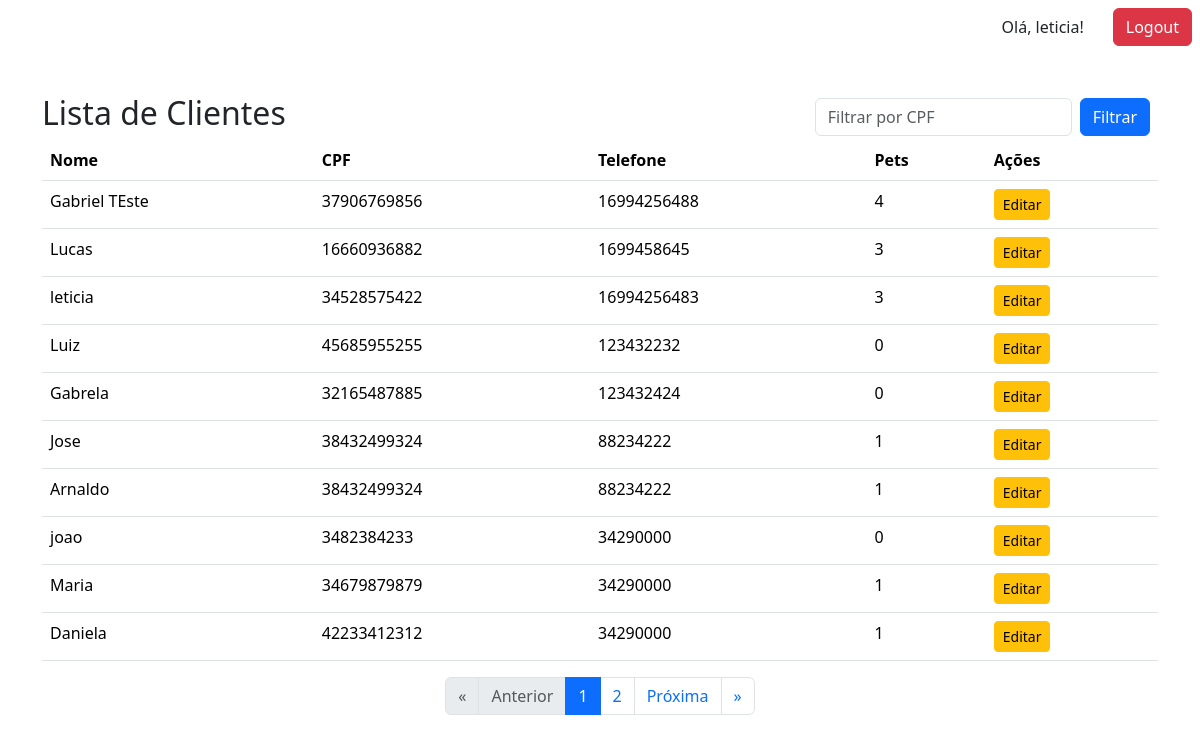
The app's page /clientes/ (signed in) with its own data.
### core/models.py (models this page shows, shortened)
class Cliente(models.Model):
    usuario = models.OneToOneField(User,
                                   on_delete=models.CASCADE,
                                   related_name='cliente', null=True)
    nome = models.CharField(max_length=100)
    cpf = models.CharField(max_length=11, blank=True, null=True)
    telefone = models.CharField(max_length=15)
    email = models.EmailField()
    endereco = models.TextField()

### core/views.py (the view)
# urls.py: path('clientes/', views.lista_clientes, name='lista_clientes'),
@login_required(login_url='login')
def lista_clientes(request):
    filtro_cpf = request.GET.get('cpf', '')
    clientes_qs = Cliente.objects.all().prefetch_related('animais')
    if filtro_cpf:
        clientes_qs = clientes_qs.filter(cpf__icontains=filtro_cpf)
    paginator = Paginator(clientes_qs, 10)  # 10 clientes por página
    page_number = request.GET.get('page')
    clientes = paginator.get_page(page_number)
    return render(request, 'cliente/lista_clientes.html', {
        'clientes': clientes,
        'filtro_cpf': filtro_cpf
    })

### templates/cliente/lista_clientes.html (shortened to what this page needs)
{% extends "base.html" %}
{% block content %}
<div class="page-header d-flex justify-content-between align-items-center">
    <h2 class="page-title">Lista de Clientes</h2>
    <form method="get" class="d-flex">
        <input type="text" name="cpf" value="{{ filtro_cpf }}"
            class="form-control me-2" placeholder="Filtrar por CPF">
        <button type="submit" class="btn btn-primary me-2">Filtrar</button>
    </form>
</div>
<table class="table">
    <thead>
        <tr>
            <th>Nome</th>
            <th>CPF</th>
            <th>Telefone</th>
            <th>Pets</th>
            <th>Ações</th>
        </tr>
    </thead>
    <tbody>
    {% for cliente in clientes %}
        <tr>
            <td>{{ cliente.nome }}</td>
            <td>{{ cliente.cpf }}</td>
            <td>{{ cliente.telefone }}</td>
            <td>{{ cliente.animais.all.count }}</td>
            <td>
                <a href="{% url 'edit_cliente' cliente.id %}" class="btn btn-warning btn-sm">Editar</a>
            </td>
        </tr>
    {% endfor %}
    </tbody>
</table>
{% include "components/pagination.html" with page_obj=clientes %}
{% endblock %}

### templates/base.html (shortened to what this page needs)
{% load static %}
<!doctype html>
<html lang="en">
<head>
    <link href="https://cdn.jsdelivr.net/npm/bootstrap@5.3.7/dist/css/bootstrap.min.css" rel="stylesheet">
</head>
<body>
	<div class="d-flex gap-3 align-content-center justify-content-end m-2">
		{% if request.user.is_authenticated %}
		<a class="btn btn-transparent">Olá, {{ request.user.username }}!</a>
		<a class="btn btn-danger" href="{% url 'logout' %}">Logout</a>
		{% endif %}
	</div>
	<div class="container my-5">
	{% block content %}
	{% endblock %}
	</div>
</body>
</html>

### records on screen
Cliente: nome "Gabriel TEste", cpf "37906769856", telefone "16994256488", animais.all.count "4"
Cliente: nome "Lucas", cpf "16660936882", telefone "1699458645", animais.all.count "3"
Cliente: nome "leticia", cpf "34528575422", telefone "16994256483", animais.all.count "3"
Cliente: nome "Luiz", cpf "45685955255", telefone "123432232", animais.all.count "0"
Cliente: nome "Gabrela", cpf "32165487885", telefone "123432424", animais.all.count "0"
Cliente: nome "Jose", cpf "38432499324", telefone "88234222", animais.all.count "1"
Cliente: nome "Arnaldo", cpf "38432499324", telefone "88234222", animais.all.count "1"
Cliente: nome "joao", cpf "3482384233", telefone "34290000", animais.all.count "0"
Cliente: nome "Maria", cpf "34679879879", telefone "34290000", animais.all.count "1"
Cliente: nome "Daniela", cpf "42233412312", telefone "34290000", animais.all.count "1"

### other values on screen
{{ request.user.username }} "leticia"
{{ num }} "1"
{{ num }} "2"
